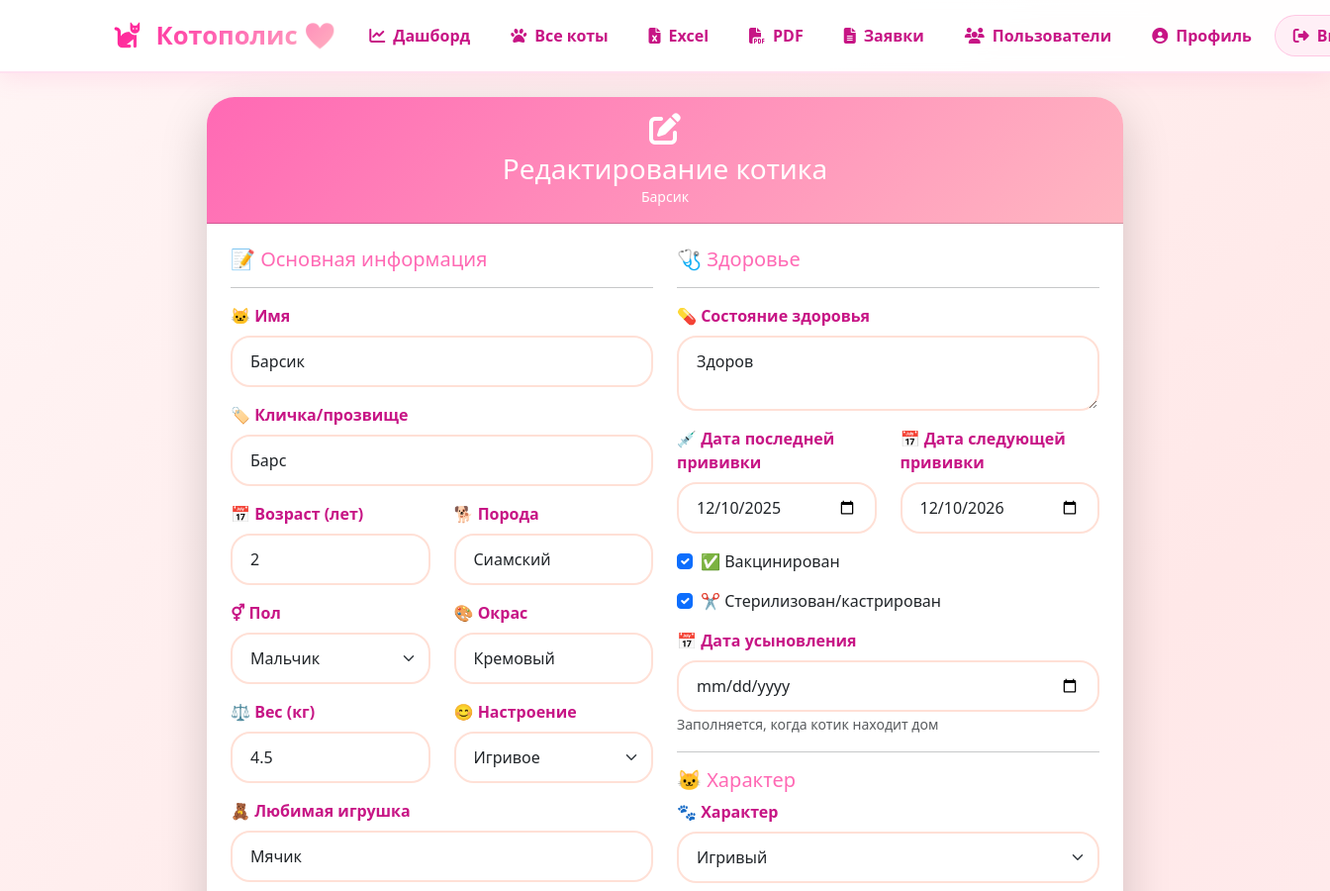
/edit_cat/1 (signed in, upper part), run on an earlier commit of the app's database.
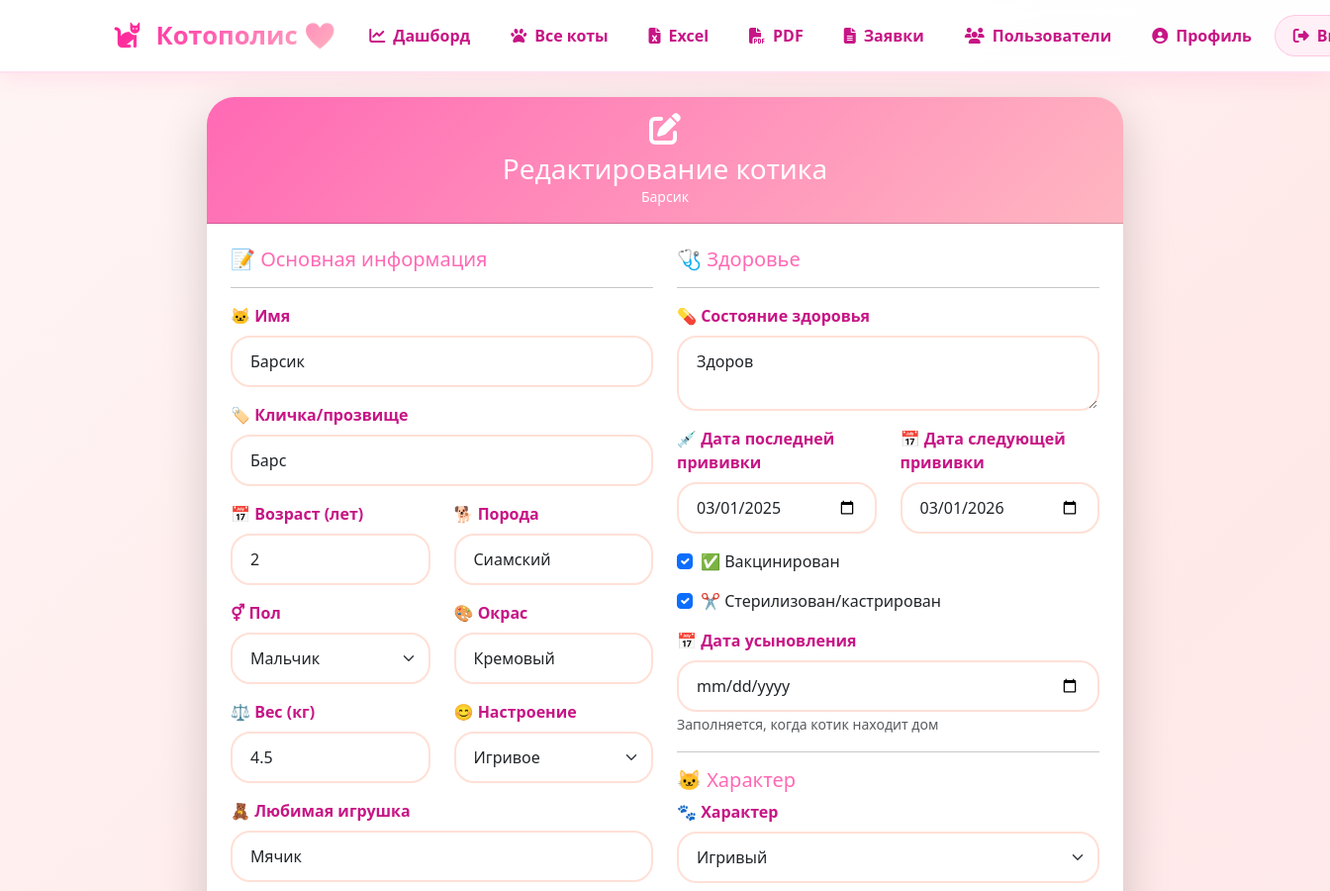
And on a later commit of the database.
### models.py (models this page shows, shortened)
class Cat(db.Model):
    __tablename__ = 'cats'
    id = db.Column(db.Integer, primary_key=True)
    name = db.Column(db.String(100), nullable=False)
    nickname = db.Column(db.String(100))
    age = db.Column(db.Integer)
    breed = db.Column(db.String(100))
    gender = db.Column(db.String(20))
    color = db.Column(db.String(50))
    weight = db.Column(db.Float)
    mood = db.Column(db.String(30))
    favorite_toy = db.Column(db.String(100))
    arrival_date = db.Column(db.Date, default=date.today)
    status = db.Column(db.String(50), default='В приюте')
    health = db.Column(db.Text)
    description = db.Column(db.Text)
    last_vacc_date = db.Column(db.Date, default=date.today)
    next_vacc_date = db.Column(db.Date)
    is_vaccinated = db.Column(db.Boolean, default=False)
    is_sterilized = db.Column(db.Boolean, default=False)
    photo_path = db.Column(db.String(200))
    created_at = db.Column(db.DateTime, default=datetime.utcnow)
    updated_at = db.Column(db.DateTime, default=datetime.utcnow, onupdate=datetime.utcnow)
    adoption_date = db.Column(db.Date)
    personality = db.Column(db.Text)
    activity_level = db.Column(db.String(200))
    kids_friendly = db.Column(db.Boolean, default=True)
    cats_friendly = db.Column(db.Boolean, default=True)
    dogs_friendly = db.Column(db.Boolean, default=True)
    favorite_place = db.Column(db.String(200))
    vocal = db.Column(db.String(100))
    food_preferences = db.Column(db.Text)
    story = db.Column(db.Text)
    adoption_recommendation = db.Column(db.Text)

### app.py (the view, shortened to what this page needs)
@app.route('/edit_cat/<int:cat_id>', methods=['GET', 'POST'])
@login_required
@admin_required
def edit_cat(cat_id):
    cat = Cat.query.get_or_404(cat_id)
    form = CatForm(obj=cat)
    return render_template('edit_cat.html', form=form, cat=cat)

### app.py (called while the page is built)
def admin_required(f):
    @wraps(f)
    def decorated_function(*args, **kwargs):
        if not current_user.is_authenticated:
            flash('🌸 Пожалуйста, войдите в систему', 'warning')
            return redirect(url_for('login'))
        if current_user.role != 'admin':
            flash('🩷 У вас нет прав для выполнения этого действия', 'danger')
            return redirect(url_for('dashboard'))
        return f(*args, **kwargs)
    return decorated_function

@login_manager.user_loader
def load_user(user_id):
    return User.query.get(int(user_id))

@app.context_processor
def utility_processor():
    def get_current_year():
        return datetime.now().year
    def get_total_cats():
        return Cat.query.count()
    def get_available_cats():
        return Cat.query.filter_by(status='В приюте').count()
    return {
        'current_year': get_current_year(),
        'total_cats': get_total_cats(),
        'available_cats': get_available_cats(),
        'now': datetime.now()
    }

### templates/edit_cat.html (shortened to what the changed rows need)
{% extends 'base.html' %}
{% block content %}
<div class="row justify-content-center">
    <div class="col-md-10">
        <div class="card shadow-lg border-0">
            <div class="card-header bg-pink text-white text-center py-3">
                <i class="fas fa-edit fa-2x mb-2"></i>
                <h3 class="mb-0">Редактирование котика</h3>
                <p class="mb-0 small">{{ cat.name }}</p>
            </div>
            <div class="card-body p-4">
                <form method="POST" enctype="multipart/form-data">
                    <div class="row">
                        <div class="col-md-6">
                            <div class="mb-3">
                                <label class="form-label">{{ form.name.label.text }}</label>
                                {{ form.name(class="form-control") }}
                            </div>
                            <div class="mb-3">
                                <label class="form-label">{{ form.nickname.label.text }}</label>
                                {{ form.nickname(class="form-control") }}
                            </div>
                            <div class="row">
                                <div class="col-md-6">
                                    <div class="mb-3">
                                        <label class="form-label">{{ form.age.label.text }}</label>
                                        {{ form.age(class="form-control") }}
                                    </div>
                                </div>
                                <div class="col-md-6">
                                    <div class="mb-3">
                                        <label class="form-label">{{ form.breed.label.text }}</label>
                                        {{ form.breed(class="form-control") }}
                                    </div>
                                </div>
                            </div>
                            <div class="row">
                                <div class="col-md-6">
                                    <div class="mb-3">
                                        <label class="form-label">{{ form.gender.label.text }}</label>
                                        {{ form.gender(class="form-select") }}
                                    </div>
                                </div>
                                <div class="col-md-6">
                                    <div class="mb-3">
                                        <label class="form-label">{{ form.color.label.text }}</label>
                                        {{ form.color(class="form-control") }}
                                    </div>
                                </div>
                            </div>
                            <div class="row">
                                <div class="col-md-6">
                                    <div class="mb-3">
                                        <label class="form-label">{{ form.weight.label.text }}</label>
                                        {{ form.weight(class="form-control") }}
                                    </div>
                                </div>
                                <div class="col-md-6">
                                    <div class="mb-3">
                                        <label class="form-label">{{ form.mood.label.text }}</label>
                                        {{ form.mood(class="form-select") }}
                                    </div>
                                </div>
                            </div>
                            <div class="mb-3">
                                <label class="form-label">{{ form.favorite_toy.label.text }}</label>
                                {{ form.favorite_toy(class="form-control") }}
                            </div>
                        </div>
                        <div class="col-md-6">
                            <div class="mb-3">
                                <label class="form-label">{{ form.health.label.text }}</label>
                                {{ form.health(class="form-control", rows="2") }}
                            </div>
                            <div class="row">
                                <div class="col-md-6">
                                    <div class="mb-3">
                                        <label class="form-label">{{ form.last_vacc_date.label.text }}</label>
                                        {{ form.last_vacc_date(class="form-control", type="date") }}
                                    </div>
                                </div>
                                <div class="col-md-6">
                                    <div class="mb-3">
                                        <label class="form-label">{{ form.next_vacc_date.label.text }}</label>
                                        {{ form.next_vacc_date(class="form-control", type="date") }}
                                    </div>
                                </div>
                            </div>
                            <div class="form-check mb-3">
                                {{ form.is_vaccinated(class="form-check-input") }}
                                <label class="form-check-label">{{ form.is_vaccinated.label.text }}</label>
                            </div>
                            <div class="form-check mb-3">
                                {{ form.is_sterilized(class="form-check-input") }}
                                <label class="form-check-label">{{ form.is_sterilized.label.text }}</label>
                            </div>
                           <div class="mb-3">
    <label class="form-label">{{ form.adoption_date.label.text }}</label>
    {{ form.adoption_date(class="form-control", type="date") }}
    <small class="text-muted">Заполняется, когда котик находит дом</small>
</div>
                            <div class="mb-3">
                                <label class="form-label">{{ form.personality.label.text }}</label>
                                {{ form.personality(class="form-select") }}
                            </div>
                        </div>
                    </div>
                </form>
            </div>
        </div>
    </div>
</div>
{% endblock %}

What changed in the data, as far as the page shows it:
changed Cat "Барсик": last_vacc_date "12/10/2025" → "03/01/2025"; next_vacc_date "12/10/2026" → "03/01/2026"
